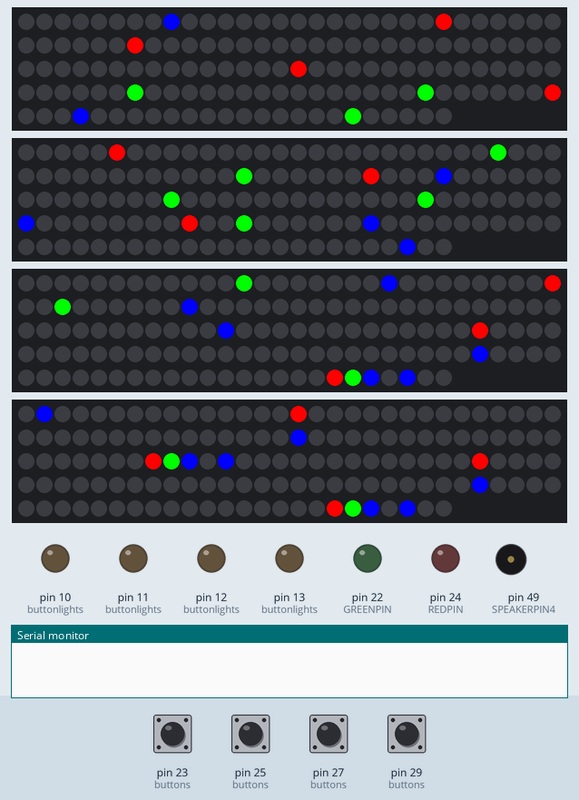
This sketch was run on a simulated Arduino Mega 2560, built with avr-gcc and run on an emulated ATmega2560. Shown: 4 × 144 RGB LEDs in strip order, left to right, continuing on the next row, output pins drawn as LEDs (lit = HIGH), buzzer (waves = sounding), the last lines printed to the serial monitor. The test bench sets the inputs (shaded band); at power-on: pin 23 (buttons), pin 25 (buttons), pin 27 (buttons), pin 29 (buttons) HIGH.

Above: at 1.2 s.
1.3 s: pin 29 (buttons) pulled LOW for 1 s
At 2.83 s:
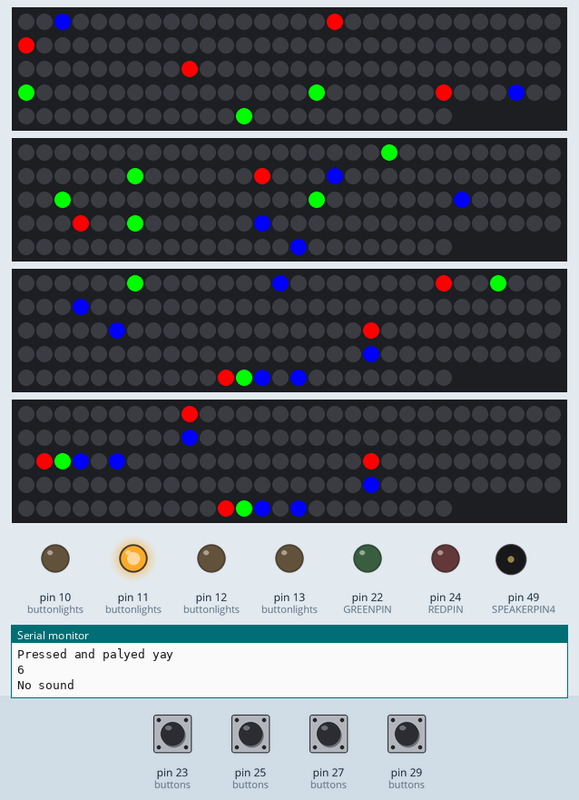
2.9 s: pin 23 (buttons) driven LOW
At 4.67 s:
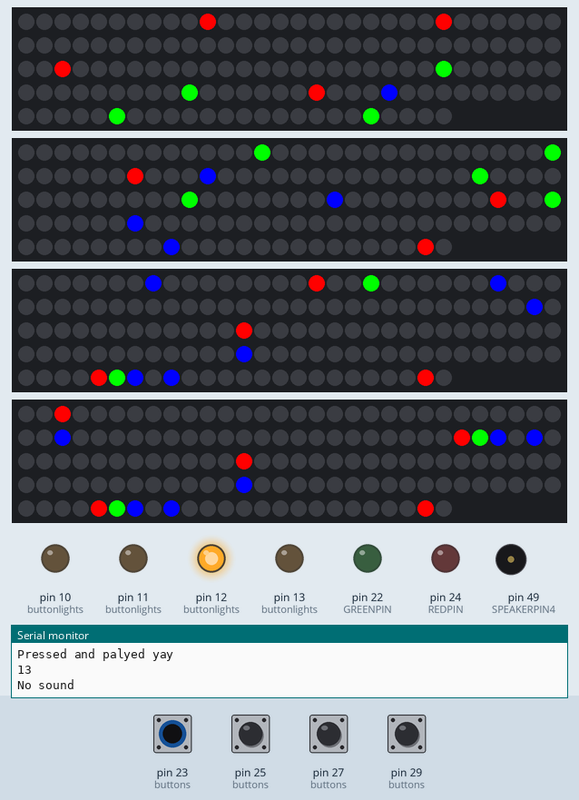
5.9 s: pin 23 (buttons) driven HIGH
At 7.5 s:
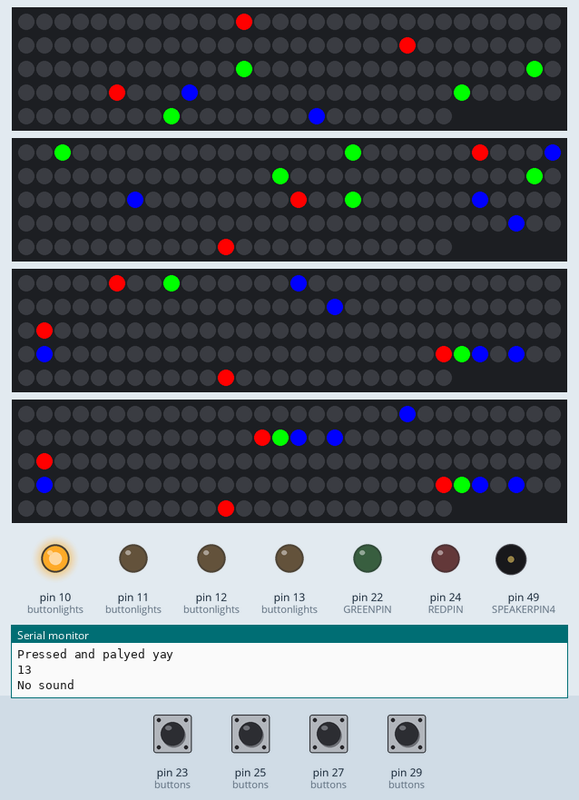
8.8 s: pin 27 (buttons) pulled LOW for 0.15 s
At 9.07 s:
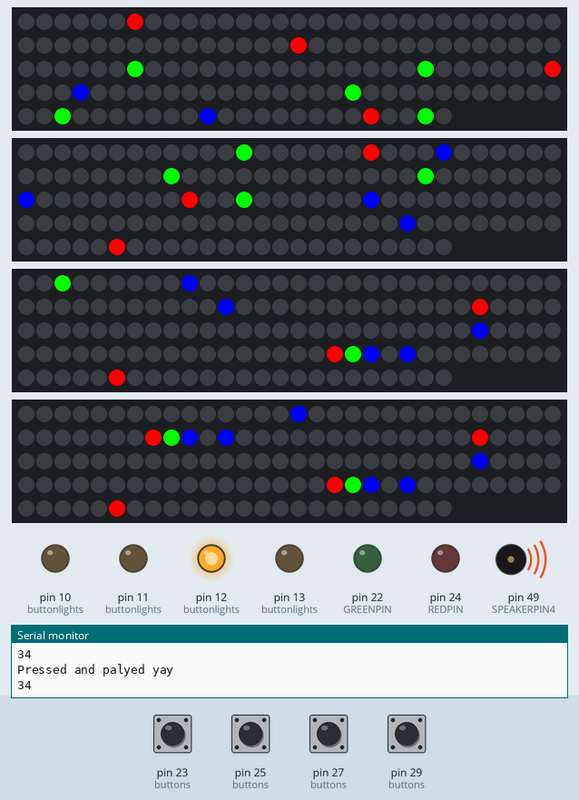
9.5 s: pin 23 (buttons) pulsed LOW 5 times (0.12 s each, 0.3 s apart)
At 18.6 s:
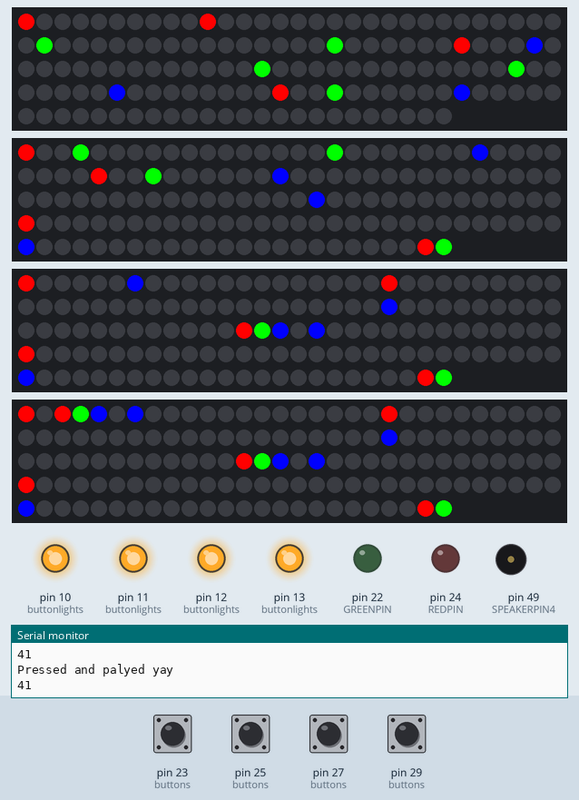
Timing chart, 0 to 20.6 s (numbered marks = the images above; inputs shaded):
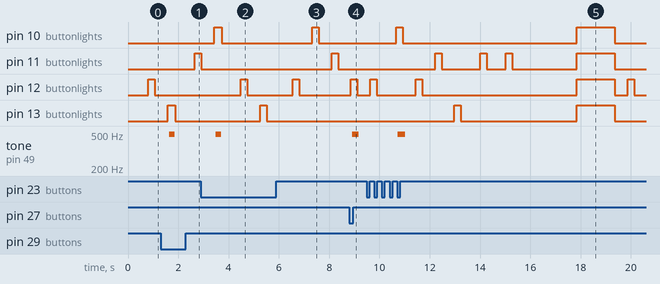

The sketch:

reaktion.ino
```cpp
#include <Adafruit_NeoPixel.h>

#define SPEAKERPIN1         43
#define SPEAKERPIN2         45
#define SPEAKERPIN3         47
#define SPEAKERPIN4         49

int speakers[4] = {SPEAKERPIN1, SPEAKERPIN2, SPEAKERPIN3, SPEAKERPIN4};

#define GREENPIN        22
#define REDPIN          24

// Set-up of the LED-strips

#define NUMPIXELS      144 // The amount of LEDs in our strip

#define PIN1            3
#define PIN2            5
#define PIN3            6
#define PIN4            9

Adafruit_NeoPixel pixels1 = Adafruit_NeoPixel(NUMPIXELS, PIN1, NEO_GRB + NEO_KHZ800);
Adafruit_NeoPixel pixels2 = Adafruit_NeoPixel(NUMPIXELS, PIN2, NEO_GRB + NEO_KHZ800);
Adafruit_NeoPixel pixels3 = Adafruit_NeoPixel(NUMPIXELS, PIN3, NEO_GRB + NEO_KHZ800);
Adafruit_NeoPixel pixels4 = Adafruit_NeoPixel(NUMPIXELS, PIN4, NEO_GRB + NEO_KHZ800);

Adafruit_NeoPixel stripes[4] = {pixels1, pixels2, pixels3, pixels4};

// Set-up of the buttons

#define BUT1            23
#define BUT2            25
#define BUT3            27
#define BUT4            29

int buttons[4] = {BUT1, BUT2, BUT3, BUT4};

#define BUT1LIGHT            10
#define BUT2LIGHT            11
#define BUT3LIGHT            12
#define BUT4LIGHT            13

int buttonlights[4] = {BUT1LIGHT, BUT2LIGHT, BUT3LIGHT, BUT4LIGHT};

// Configuration of the basic parameters

int lighttime = 200; // Adjust to the time the LEDs will be on during each cycle. The smaller the value is, the faster (and harder) the game will be.
int slng = 2; // Change according to the length of the song (length in pixels/LEDs)

#define LEN             70

/*
  int X[3] = {0,0,0};

  int R[3] = {255,0,0};
  int G[3] = {0,255,0};
  int B[3] = {0,0,255};

  int M[3] = {255,255,0};
  int Y[3] = {255,0,255};
  int C[3] = {0,255,255};
*/

String Ccolors[4] = {
  "X", "R", "G", "B"
};

int Icolors[4][3] = {
  {0, 0, 0},

  {255, 0, 0},
  {0, 255, 0},
  {0, 0, 255}
};

String plan[4][LEN] =

{ /*
    {{0,0,0},{0,0,0},{0,0,0},{0,0,0},{0,0,0},{0,0,0},{0,0,0},{0,0,0},{0,0,0},{0,0,0},{0,0,0},{0,0,0},{0,0,0},{0,0,0},{0,0,0},{0,0,0},{0,0,0},{0,0,0},{0,0,0},{100,0,0}},
    {{0,0,0},{0,0,0},{0,0,0},{0,0,0},{0,0,0},{0,0,0},{0,0,0},{0,0,0},{0,0,0},{0,0,0},{0,0,0},{0,0,0},{0,0,0},{0,0,0},{0,0,0},{0,0,0},{0,0,0},{0,0,0},{0,0,0},{0,0,0}},
    {{0,0,0},{0,0,0},{0,0,0},{0,0,0},{0,0,0},{0,0,0},{0,0,0},{0,0,0},{0,0,0},{0,0,0},{0,0,0},{0,0,0},{0,0,0},{0,0,0},{0,0,0},{0,0,0},{0,0,0},{0,0,0},{0,0,0},{0,0,0}},
    {{0,0,0},{0,0,0},{0,0,0},{0,0,0},{0,0,0},{0,0,0},{0,0,0},{0,0,0},{0,0,0},{0,0,0},{0,0,0},{0,0,0},{0,0,0},{0,0,0},{0,0,0},{0,0,0},{100,0,0},{0,0,0},{0,0,0},{100,0,0}},
    }; // A plan of the order and REG color in which the pixels will light up for each LED strip
  */

  {"X", "X", "X", "X", "X", "X", "X", "X", "X", "X","X", "X", "B", "X", "X", "X", "X", "X", "X", "X","X", "X", "X", "X", "X", "X", "X", "R", "X", "X","X", "X", "X", "X", "X", "X", "X", "X", "X", "X","R", "X", "X", "X", "X", "X", "X", "X", "X", "X","X", "X", "X", "X", "X", "X", "X", "X", "X", "X"},
  {"X", "X", "X", "X", "X", "X", "X", "X", "X", "R","X", "X", "X", "X", "X", "X", "X", "X", "X", "X","X", "X", "X", "X", "X", "X", "X", "X", "X", "X","G", "X", "X", "X", "X", "X", "X", "X", "X", "X","X", "X", "X", "X", "X", "X", "G", "X", "X", "X","X", "X", "X", "R", "X", "X", "X", "B", "X", "X"},
  {"X", "X", "G", "X", "X", "X", "X", "X", "X", "X","X", "X", "X", "X", "X", "X", "G", "X", "X", "X","X", "X", "X", "X", "B", "X", "X", "X", "X", "X","X", "X", "X", "R", "X", "X", "G", "X", "X", "X","X", "X", "X", "B", "X", "X", "X", "X", "X", "X","X", "X", "X", "X", "X", "X", "X", "X", "X", "X"},
  {"X", "X", "X", "X", "X", "B", "X", "X", "X", "X","X", "X", "X", "X", "X", "X", "X", "X", "X", "R","X", "X", "X", "X", "X", "X", "X", "X", "X", "X","X", "X", "X", "X", "X", "X", "X", "X", "X", "X","X", "X", "X", "X", "X", "X", "X", "X", "X", "B","X", "X", "X", "X", "X", "X", "X", "X", "X", "X"},
};

int planSounds[LEN] =
{0, 0, 440, 0, 0,0, 0, 420, 0, 0,0, 0, 390, 0, 0,0, 0, 0, 0, 494,0, 0, 0, 0, 494,0, 0, 0, 0, 0, 494, 0, 0, 0, 0,0, 440, 0, 0, 0, 380, 0, 0, 0, 489,0, 0, 0, 0, 345,0, 0, 0, 0, 0,0, 0, 440, 0, 0,};

int r, g, b;

int strip[4][144][3]; // The configuration of all LEDs at a specific moment (in RGB) for each LED strip

int timestamp;

bool play[4] = {false, false, false, false};
bool pressed[4] = {false, false, false, false};

void setup() {

  Serial.begin(9600);

  for (int i = 0; i < 4; i++) {
    stripes[i].begin();
    stripes[i].clear();
    stripes[i].show();

    pinMode(buttons[i], INPUT_PULLUP);
    pinMode(buttonlights[i], OUTPUT);
  }

  pinMode(GREENPIN, OUTPUT);
  pinMode(REDPIN, OUTPUT);

}

// The program that is run

int minimum(int a, int b) {
  if (a < b) {
    return a;
  } else {
    return b;
  }
}

void playNoSound() {
  for (int i = 0; i < 4; i++) {
    noTone(speakers[i]);
  }
}

void playSound(int frequency){
  for (int i = 0; i < 4; i++){
    tone(speakers[i], frequency, lighttime);
  }
}

void played(int turn) {
  timestamp = millis();
  while (millis() - timestamp < lighttime) {
    for (int i = 0; i < 4; i++) {
      if (digitalRead(buttons[i]) == 0) {
        pressed[i] = true;
      } else {
        pressed[i] = false;
      }

      if (pressed[i] and play[i] /*and (not planSounds[turn - 1] == planSounds[turn - 2])*/) {
        Serial.println("Pressed and palyed yay");
        Serial.println(turn);
        playSound(494);
      }
    }
  }

  for (int i = 0; i < 4; i++) {
    if (pressed[i] and play[i] /*and (not planSounds[turn - 1] == planSounds[turn - 2])*/) {
      playNoSound();
      Serial.println("No sound");
    }
  }

}

void loop() {

  for (int turn = 0; turn < LEN; turn++) {

    for (int ledstrip = 0; ledstrip < 4; ledstrip++) {
      digitalWrite(buttonlights[ledstrip], LOW); // all buttonlights are turned off

    }

    for (int pixel = -1; pixel < NUMPIXELS; pixel++) {

      for (int ledstrip = 0; ledstrip < 4; ledstrip++) {

        for (int i = 0; i < 4; i++) {
          if (plan[ledstrip][pixel + turn] == Ccolors[i]) {
            r = Icolors[i][0];
            g = Icolors[i][1];
            b = Icolors[i][2];
          }
        }

        stripes[ledstrip].setPixelColor(pixel, stripes[ledstrip].Color(r, g, b));
      }

      for (int ledstrip = 0; ledstrip < 4; ledstrip++) {
        for (int i = 0; i < 4; i++) {
          if (plan[ledstrip][pixel + turn] == Ccolors[i]) {
            r = Icolors[i][0];
            g = Icolors[i][1];
            b = Icolors[i][2];
          }
        }

        if (pixel == -1) { // arrived at button(light)
          if (not(r == 0 and g == 0 and b == 0)) {
            play[ledstrip] = true;
            digitalWrite(buttonlights[ledstrip], HIGH);
          } else {
            play[ledstrip] = false;
          }
        }
      }

    }
    for (int ledstrip = 0; ledstrip < 4; ledstrip++) {
      stripes[ledstrip].show();
    }
    played(turn);
  }

  delay(1000);

}
```

Measured:
- after the input at 1.3 s, tone on pin 49 (SPEAKERPIN4): silent → 494 Hz after 0.35 s, → silent 0.21 s later
- after the input at 2.9 s, tone on pin 49 (SPEAKERPIN4): silent → 494 Hz after 0.59 s, → silent 0.22 s later
- after the input at 5.9 s, tone on pin 49 (SPEAKERPIN4): stays silent (without the input it goes to 494 Hz after 1.5 s)
- after the input at 8.8 s, tone on pin 49 (SPEAKERPIN4): silent → 494 Hz after 0.13 s, → silent 0.25 s later
- after the input at 9.5 s, tone on pin 49 (SPEAKERPIN4): silent → 494 Hz after 1.2 s, → silent 0.31 s later
